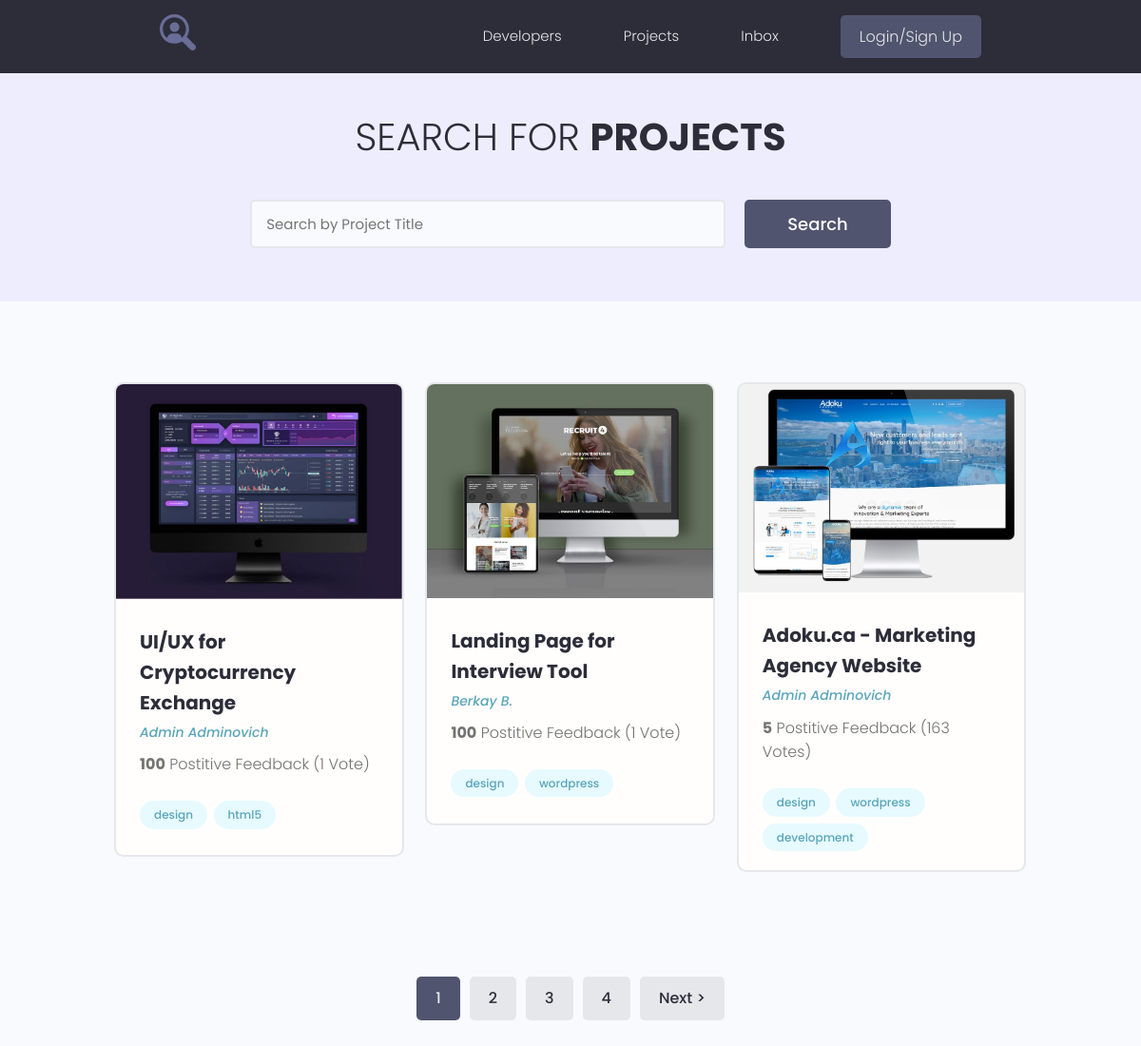
/projects/, run on the app's committed database.
### projects/models.py (models this page shows, shortened)
class Project(models.Model):
    owner = models.ForeignKey(Profile, on_delete=models.SET_NULL, null=True, blank=True)
    title = models.CharField(max_length=200)
    description = models.TextField(null=True, blank=True)
    image = models.ImageField(null=True, blank=True, upload_to='projects/%Y/%m/%d', default='default.jpg')
    demo_link = models.CharField(max_length=2000, null=True, blank=True)
    source_link = models.CharField(max_length=2000, null=True, blank=True)
    tags = models.ManyToManyField('Tag', blank=True)
    vote_total = models.IntegerField(default=0, null=True, blank=True)
    vote_ratio = models.IntegerField(default=0, null=True, blank=True)
    created = models.DateTimeField(auto_now_add=True)
    class Meta:
        ordering = ['-vote_ratio', '-vote_total']

class Tag(models.Model):
    name = models.CharField(max_length=200)
    created = models.DateTimeField(auto_now_add=True)
    def __str__(self):
        return self.name

### users/models.py (models this page shows, shortened)
class Profile(models.Model):
    user = models.OneToOneField(User, on_delete=models.CASCADE, blank=True, null=True)
    name = models.CharField(max_length=200, blank=True, null=True)
    email = models.EmailField(max_length=500, blank=True, null=True)
    username = models.CharField(max_length=200, blank=True, null=True)
    short_info = models.CharField(max_length=200, blank=True, null=True)
    bio = models.TextField(blank=True, null=True)
    image = models.ImageField(upload_to='profiles/', blank=True, null=True, default='profiles/user-default.png')
    social_github = models.CharField(max_length=200, blank=True, null=True)
    social_youtube = models.CharField(max_length=200, blank=True, null=True)
    social_website = models.CharField(max_length=200, blank=True, null=True)
    created = models.DateTimeField(auto_now_add=True)

### projects/views.py (the view)
# urls.py: path('projects/', include('projects.urls')),
def projects(request):
    page = request.GET.get('page')
    results = 3
    all_projects = Project.objects.all()
    paginator = Paginator(all_projects, results)
    try:
        all_projects = paginator.page(page)
    except PageNotAnInteger:
        page = 1
        all_projects = paginator.page(page)
    except EmptyPage:
        page = paginator.num_pages
        all_projects = paginator.page(page)
    page = int(page)
    left_index = page - 3 if page > 3 else 1
    right_index = page + 4 if page < paginator.num_pages - 3 else paginator.num_pages + 1
    custom_range = range(left_index, right_index)
    context = {'projects': all_projects, 'paginator': paginator, 'custom_range': custom_range}
    return render(request, 'projects/projects.html', context)

### projects/templates/projects/projects.html (shortened to what this page needs)
{% extends 'projects/base.html' %}
{% load static %}
{% block content %}
<main class="projects">
    <section class="hero-section text-center">
        <div class="container container--narrow">
            <div class="hero-section__box">
                <h2>Search for <span>Projects</span></h2>
            </div>
            <div class="hero-section__search">
                <form class="form" action="#" method="get">
                    <div class="form__field">
                        <input class="input input--text" id="formInput#search" type="text" name="text"
                               placeholder="Search by Project Title"/>
                    </div>
                    <input class="btn btn--sub btn--lg" type="submit" value="Search"/>
                </form>
            </div>
        </div>
    </section>
    <section class="projectsList">
        <div class="container">
            <div class="grid grid--three">
                {% for project in projects %}
                <div class="column">
                    <div class="card project">
                        <a href="{% url 'project' project.id %}" class="project">
                            <img class="project__thumbnail" src="{{ project.image.url }}" alt="project thumbnail"/>
                            <div class="card__body">
                                <h3 class="project__title">{{ project.title }}</h3>
                                <p><a class="project__author" href="{% url 'user_profile' project.owner.id %}">
                                    {{ project.owner.name }}</a></p>
                                <p class="project--rating">
                                    <span style="font-weight: bold;">{{ project.vote_ratio }}</span> Postitive
                                    Feedback ({{ project.vote_total }} Vote{{ project.vote_total | pluralize:'s' }})
                                </p>
                                <div class="project__tags">
                                    {% for tag in project.tags.all %}
                                    <span class="tag tag--pill tag--main">
                                      <small>{{ tag }}</small>
                                    </span>
                                    {% endfor %}
                                </div>
                            </div>
                        </a>
                    </div>
                </div>
                {% endfor %}
            </div>
        </div>
    </section>
    {% if projects.has_other_pages %}
    <div class="pagination">
        <ul class="container">
            {% for page in custom_range %}
                {% if page == projects.number %}
                    <li><a href="?page={{ page }}" class="btn page-link btn--sub">{{ page }}</a></li>
                {% else %}
                    <li><a href="?page={{ page }}" class="btn page-link">{{ page }}</a></li>
                {% endif %}
            {% endfor %}
            {% if projects.has_next %}
                <li><a href="?page={{ projects.next_page_number }}" class="btn page-link">Next &gt;</a></li>
            {% endif %}
        </ul>
    </div>
    {% endif %}
</main>
{% endblock %}

### projects/static/styles/app.css (style rules this page uses)
:root { --color-sub: #2d2d39; }
.btn--sub { background-color: var(--color-sub-light); }
.card { border: 2px solid var(--color-light); }
img { width: 100%; }
.hero-section { height: 40vh; display: flex; align-items: center; background-color: var(--color-sub); }
.hero-section__box { margin-bottom: 4rem; }
.hero-section__box > h2, .hero-section__box > h2 > span { font-size: 4rem; color: var(--color-light); line-height: 1.3; text-transform: uppercase; }
.hero-section__box > h2 { font-weight: 300; }
.hero-section__box > h2 > span { font-weight: 700; }
.hero-section__search > .form { display: flex; align-items: center; justify-content: center; gap: 2rem; }
.hero-section__search > .form input.input--text { width: 50rem; }
.pagination { margin-top: 8rem; margin-bottom: 10rem; }
.pagination > ul { flex-wrap: wrap; list-style: none; display: flex; align-items: center; justify-content: center; gap: 1rem; }
.pagination .btn { color: var(--color-sub); }
.pagination .btn.btn--sub { color: var(--color-light); }
.project__author { font-size: 1.4rem; font-style: italic; }
.project--rating { margin-bottom: 1.6em; margin-top: .5em; }
.projects > .hero-section { background: var(--color-sub-lighter); height: 30vh; }
.projects .hero-section__box { margin-bottom: 2.5rem; }
.projects .hero-section__box > h2 { color: var(--color-sub); }
.projects .hero-section__box > h2 > span { font-weight: 700; color: var(--color-sub); }
.projectsList { margin-top: 8rem; }
.project__thumbnail { object-fit: cover; object-position: top center; width: 100%; }
.project__title { font-size: 2rem; font-weight: 700; color: var(--color-sub); }

### projects/static/uikit/styles/modules/_variables.css (style rules this page uses)
:root { --color-main: #5aa5b9; --color-main-light: #e6faff; --color-sub: #3f4156; --color-sub-light: #51546e; --color-sub-lighter: #ededfd; --color-text: #737373; --color-gray: #8b8b8b; --color-light: #e5e7eb; --color-light-gray: #767676; --color-bg: #f8fafd; --color-white: #fffefd; --color-white-light: #f3f3f3; --color-success: #359e64; --color-success-bg: #def8e8; --color-error: #fc4b0b; --color-error-bg: #fff2ee; --font-base: 'Poppins', arial, helvetica, 'Segoe UI', roboto, ubuntu, sans-serif; --font-monospace: 'Fira Code', 'Courier New', courier, monospace; --font-regular: 300; --font-medium: 500; --font-bold: 700; --generic-shadow: 1px 1px 5px #00000010; --generic-transition: all 0.3s ease-in-out; }

### projects/static/uikit/styles/modules/_base.css (style rules this page uses)
* { margin: 0; padding: 0; box-sizing: border-box; text-rendering: optimizeLegibility; color: inherit; font-size: inherit; }
html { font-size: 50%; }
@media only screen and (min-width: 480px) { html { font-size: 56.25%; } }
@media only screen and (min-width: 1200px) { html { font-size: 62.5%; } }
body { line-height: 1.6; font-weight: 400; font-size: 1.5rem; color: var(--color-text); background-color: var(--color-bg); min-height: 100vh; }

### projects/static/uikit/styles/modules/_typography.css (style rules this page uses)
* { font-family: var(--font-base); }
h2 { font-size: 3.6rem; font-weight: var(--font-bold); }
h3 { font-size: 3.2rem; font-weight: var(--font-medium); }
p, span, strong { font-size: 1.6rem; color: var(--color-text); font-weight: var(--font-regular); }
a { padding-bottom: 2px; text-decoration: none; display: inline-block; color: var(--color-main); font-weight: var(--font-medium); }

### projects/static/uikit/styles/modules/_utilities.css (style rules this page uses)
.container { width: 92%; max-width: 165rem; margin: 0 auto; box-sizing: border-box; }
.container--narrow { width: 92%; max-width: 120rem; }
@media screen and (min-width: 1000px) { .container { width: 90%; } }
@media screen and (min-width: 1000px) { .container--narrow { width: 85%; } }
@media screen and (min-width: 1200px) { .container { width: 80%; } }
@media screen and (min-width: 1200px) { .container--narrow { width: 72%; } }
.text-center { text-align: center; }

### projects/static/uikit/styles/modules/_button.css (style rules this page uses)
.btn { display: inline-block; position: relative; cursor: pointer; background-color: var(--color-light); font-weight: var(--font-medium); color: var(--color-sub); text-decoration: none; padding: 1rem 2rem; border-radius: 0.5rem; border: none; width: -webkit-fit-content; width: -moz-fit-content; width: fit-content; height: -webkit-fit-content; height: -moz-fit-content; height: fit-content; font-size: 1.6rem; outline-width: 0; outline-color: transparent; -webkit-backface-visibility: hidden; backface-visibility: hidden; transition: all 0.3s ease-in-out; }
.btn--sub { background-color: var(--color-sub); color: var(--color-white); }
.btn--lg { font-size: 1.8rem; padding: 1.2rem 4.5rem; }

### data on the page
Project: image (picture), title "UI/UX for Cryptocurrency Exchange", owner.name "Admin Adminovich", vote_ratio "100", vote_total "1"
Tag: name "design"
Tag: name "html5"
Project: image (picture), title "Landing Page for Interview Tool", owner.name "Berkay B.", vote_ratio "100", vote_total "1"
Tag: name "wordpress"
Project: image (picture), title "Adoku.ca - Marketing Agency Website", owner.name "Admin Adminovich", vote_ratio "5", vote_total "163", vote_total|pluralize "s"
Tag: name "development"

### other printed values
{{ page }} "1"
{{ page }} "2" "3" "4"
